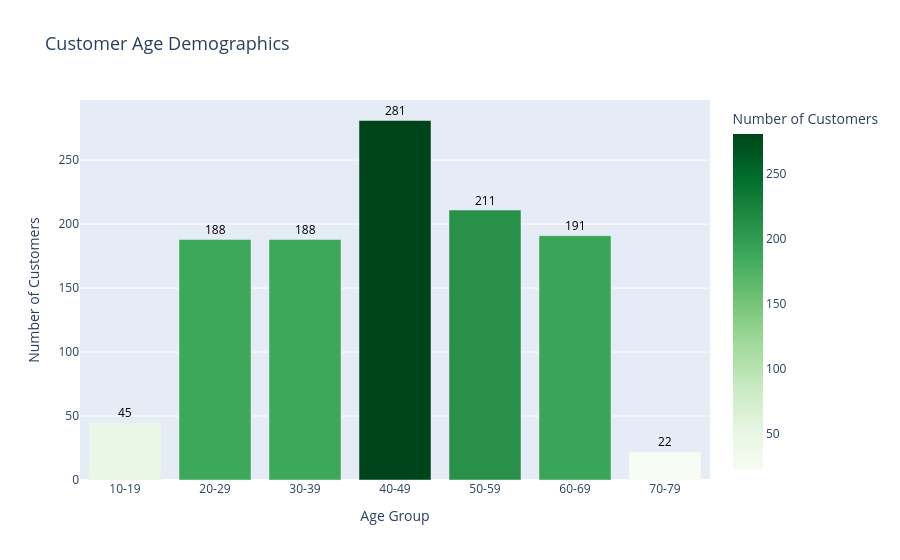

The cell this chart's notebook holds for it:
### Markdown cell above
# Customer Age Demographics

### Code cell
# Create age groups
age_groups = pd.cut(
    final_combined_dataset['Age'], 
    bins=[10, 19, 29, 39, 49, 59, 69, 79], 
    labels=['10-19', '20-29', '30-39', '40-49', '50-59', '60-69', '70-79']
)

# Count unique customers in each age group
age_count = final_combined_dataset.groupby(age_groups)['CustomerID'].nunique().reset_index()
age_count.columns = ['Age Group', 'Number of Customers']

# Create the bar chart
fig = px.bar(
    age_count,
    x='Age Group',
    y='Number of Customers',
    color='Number of Customers',
    color_continuous_scale='Greens',
    title='Customer Age Demographics',
    labels={'Number of Customers': 'Number of Customers', 'Age Group': 'Age Group'}
)

# Add annotations for total number of customers on top of the bars
for i, row in age_count.iterrows():
    fig.add_annotation(
        x=row['Age Group'],  # Position on x-axis
        y=row['Number of Customers'],  # Position on y-axis
        text=str(row['Number of Customers']),  # Text to display
        showarrow=False,  # No arrow
        font=dict(size=12, color='black'),  # Font styling
        yshift=10  # Adjust position slightly above the bar
    )

# Customize layout
fig.update_layout(
    xaxis_title='Age Group',
    yaxis_title='Number of Customers',
    font=dict(size=12),
    title_font_size=18
)

# Show the plot
fig.show()

### Figure 1 — Plotly figure (JSON) as saved in the notebook; plotly's stock layout.template omitted (floating-point values rounded to 4 significant figures)
{"data": [{"alignmentgroup": "True", "hovertemplate": "Age Group=%{x}<br>Number of Customers=%{marker.color}<extra></extra>", "legendgroup": "", "marker": {"color": [45, 188, 188, 281, 211, 191, 22], "coloraxis": "coloraxis", "pattern": {"shape": ""}}, "name": "", "offsetgroup": "", "orientation": "v", "showlegend": false, "textposition": "auto", "type": "bar", "x": ["10-19", "20-29", "30-39", "40-49", "50-59", "60-69", "70-79"], "xaxis": "x", "y": [45, 188, 188, 281, 211, 191, 22], "yaxis": "y"}], "layout": {"annotations": [{"font": {"color": "black", "size": 12}, "showarrow": false, "text": "45", "x": "10-19", "y": 45, "yshift": 10}, {"font": {"color": "black", "size": 12}, "showarrow": false, "text": "188", "x": "20-29", "y": 188, "yshift": 10}, {"font": {"color": "black", "size": 12}, "showarrow": false, "text": "188", "x": "30-39", "y": 188, "yshift": 10}, {"font": {"color": "black", "size": 12}, "showarrow": false, "text": "281", "x": "40-49", "y": 281, "yshift": 10}, {"font": {"color": "black", "size": 12}, "showarrow": false, "text": "211", "x": "50-59", "y": 211, "yshift": 10}, {"font": {"color": "black", "size": 12}, "showarrow": false, "text": "191", "x": "60-69", "y": 191, "yshift": 10}, {"font": {"color": "black", "size": 12}, "showarrow": false, "text": "22", "x": "70-79", "y": 22, "yshift": 10}], "autosize": true, "barmode": "relative", "coloraxis": {"colorbar": {"title": {"text": "Number of Customers"}}, "colorscale": [[0, "rgb(247,252,245)"], [0.125, "rgb(229,245,224)"], [0.25, "rgb(199,233,192)"], [0.375, "rgb(161,217,155)"], [0.5, "rgb(116,196,118)"], [0.625, "rgb(65,171,93)"], [0.75, "rgb(35,139,69)"], [0.875, "rgb(0,109,44)"], [1, "rgb(0,68,27)"]]}, "font": {"size": 12}, "legend": {"tracegroupgap": 0}, "title": {"font": {"size": 18}, "text": "Customer Age Demographics"}, "xaxis": {"anchor": "y", "autorange": true, "domain": [0, 1], "range": [-0.5, 6.5], "title": {"text": "Age Group"}, "type": "category"}, "yaxis": {"anchor": "x", "autorange": true, "domain": [0, 1], "range": [0, 315.1], "title": {"text": "Number of Customers"}, "type": "linear"}}}
